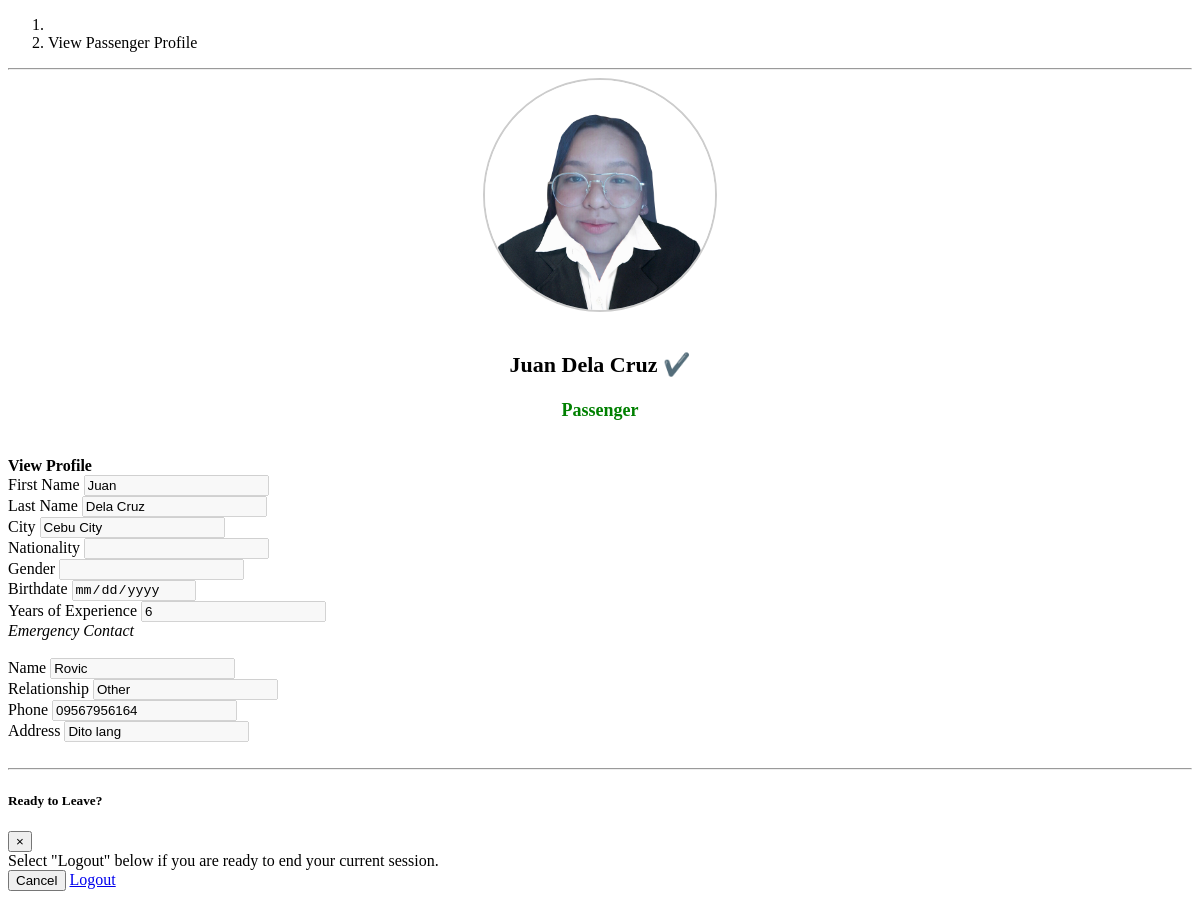
Screenshot of /user/viewPassenger.php?user_id=19 (signed in) with the database file from the repository.
### tables this page shows
CREATE TABLE `user_profile` (
  `user_id` int(11) NOT NULL,
  `profile_photo` varchar(255) DEFAULT NULL,
  `first_name` varchar(30) NOT NULL,
  `middle_name` varchar(30) NOT NULL,
  `last_name` varchar(30) NOT NULL,
  `city_id` int(11) NOT NULL,
  `nationality` varchar(30) NOT NULL,
  `gender` varchar(10) NOT NULL,
  `birthdate` date NOT NULL,
  `email` varchar(50) NOT NULL,
  `password` varchar(255) NOT NULL,
  `ticket_balance` varchar(255) NOT NULL,
  `role` varchar(255) NOT NULL,
  `is_vaxxed` tinyint(1) NOT NULL DEFAULT 0,
  `vax_card` varchar(255) DEFAULT NULL,
  `is_agree` tinyint(1) NOT NULL DEFAULT 1,
  `created_at` timestamp NOT NULL DEFAULT current_timestamp(),
  `updated_at` timestamp NOT NULL DEFAULT current_timestamp() ON UPDATE current_timestamp()
);

CREATE TABLE `city` (
  `city_id` int(11) NOT NULL,
  `city_name` varchar(100) NOT NULL,
  `province` varchar(100) DEFAULT NULL,
  `region` varchar(100) DEFAULT NULL,
  `created_at` timestamp NOT NULL DEFAULT current_timestamp(),
  `updated_at` timestamp NOT NULL DEFAULT current_timestamp() ON UPDATE current_timestamp()
);

CREATE TABLE `driver_identification` (
  `driver_id` int(11) NOT NULL,
  `user_id` int(11) NOT NULL,
  `disability` varchar(50) NOT NULL,
  `pwd_docx` varchar(255) DEFAULT NULL,
  `license_front` varchar(255) NOT NULL,
  `license_back` varchar(255) NOT NULL,
  `license_expiration` date NOT NULL,
  `is_above_60` tinyint(1) NOT NULL,
  `nbi_police_cbi` varchar(255) NOT NULL,
  `cbi_date_issued` date DEFAULT NULL,
  `years_experience` int(2) NOT NULL,
  `consents` tinyint(1) NOT NULL DEFAULT 1,
  `declarations` tinyint(1) NOT NULL DEFAULT 1,
  `driver_stat` varchar(10) NOT NULL DEFAULT 'Pending',
  `created_at` timestamp NOT NULL DEFAULT current_timestamp(),
  `updated_at` timestamp NOT NULL DEFAULT current_timestamp() ON UPDATE current_timestamp()
);

CREATE TABLE `emergency` (
  `emergency_id` int(11) NOT NULL,
  `user_id` int(11) NOT NULL,
  `name` varchar(50) NOT NULL,
  `relationship` varchar(20) NOT NULL,
  `phone` varchar(15) NOT NULL,
  `address` varchar(100) NOT NULL,
  `created_at` timestamp NOT NULL DEFAULT current_timestamp(),
  `updated_at` timestamp NOT NULL DEFAULT current_timestamp() ON UPDATE current_timestamp()
);

### user/viewPassenger.php (the view, shortened to what this page needs)
<?php
include('../db.php');
if (isset($_GET['user_id'])) {
    $userid = $_GET['user_id'];
}
$stmt = $db->prepare("SELECT * FROM user_profile WHERE user_id = ?");
$stmt->bind_param("i", $userid);
$stmt->execute();
$result = $stmt->get_result();
if ($result->num_rows == 1) {
    $row = $result->fetch_assoc();
    $first_name = $row['first_name'];
    $last_name = $row['last_name'];
    $profile_photo = $row['profile_photo'];
    $city_id = $row['city_id'];
    $nationality = $row['nationality'];
    $gender = $row['gender'];
    $birthdate = $row['birthdate'];
    $role = $row['role'];
}
$stmt = $db->prepare("SELECT * FROM city WHERE city_id = ?");
$stmt->bind_param("s", $city_id);
$stmt->execute();
$result = $stmt->get_result();
if ($result->num_rows == 1) {
    $row = $result->fetch_assoc();
    $city_name = $row['city_name'];
}
$stmt = $db->prepare("SELECT * FROM user_identification WHERE user_id = ?");
$stmt->bind_param("s", $userid);
$stmt->execute();
$result = $stmt->get_result();
if ($result->num_rows == 1) {
    $row = $result->fetch_assoc();
    $idtype = $row['identity_type'];
}
?>
<!DOCTYPE html>
<html lang="en">
<link href="vendor/css/user.css" rel="stylesheet">
<body id="page-top">
    <div id="wrapper">
        <div id="content-wrapper">
            <div class="container-fluid">
                <ol class="breadcrumb">
                    <li class="breadcrumb-item">
                    </li>
                    <li class="breadcrumb-item active">View Passenger Profile</li>
                </ol>
                <hr>
                <div class="profile-photo">
                    <?php if (!empty($profile_photo)) { ?>
                        <img src="../assets/img/profile-photo/<?php echo $profile_photo; ?>" alt="Profile Photo" class="photo-preview">
                    <?php } else { ?>
                        <img src="../assets/img/default-profile-photo.jpg" alt="Default Profile Photo" class="photo-preview">
                    <?php } ?>
                </div>
                <br>
                <p class="role" style="font-size: 22px; font-weight: bold;
                                                text-align: center; color: #000;">
                    <?php echo $first_name . " " . $last_name; ?> ✔️
                </p>
                <p class="role" style="font-size: 18px; font-weight: bold;
                                                text-align: center; color: green;">
                    <?php echo $role; ?>
                </p>
                <br>
                <div class="card">
                    <div class="card-header">
                        <b>View Profile</b>
                    </div>
                    <div class="card-body">
                        <form method="POST">
                            <div class="form-group">
                                <label for="first_name">First Name</label>
                                <input type="text" class="form-control disabled-input" value="<?php echo $first_name ?>" name="first_name" disabled><br>
                            </div>
                            <div class="form-group">
                                <label for="last_name">Last Name</label>
                                <input type="text" class="form-control disabled-input" value="<?php echo $last_name ?>" name="last_name" disabled><br>
                            </div>
                            <div class="form-group">
                                <label for="city_name">City</label>
                                <input type="text" class="form-control disabled-input" value="<?php echo $city_name ?>" name="city_name" disabled><br>
                            </div>
                            <div class="form-group">
                                <label for="nationality">Nationality</label>
                                <input type="text" class="form-control disabled-input" value="<?php echo $nationality ?>" name="nationality" disabled><br>
                            </div>
                            <div class="form-group">
                                <label for="gender">Gender</label>
                                <input type="text" class="form-control disabled-input" value="<?php echo $gender ?>" name="gender" disabled><br>
                            </div>
                            <div class="form-group">
                                <label for="birthdate">Birthdate</label>
                                <input type="date" class="form-control disabled-input" value="<?php echo $birthdate ?>" name="birthdate" disabled><br>
                            </div>
                            <?php
                            if ($idtype == "Driver's License") {
                                $stmt = $db->prepare("SELECT * FROM driver_identification WHERE user_id = ?");
                                $stmt->bind_param("s", $userid);
                                $stmt->execute();
                                $result = $stmt->get_result();
                                if ($result->num_rows == 1) {
                                    $row = $result->fetch_assoc();
                                    $years_experience = $row['years_experience'];
                                }
                            ?>
                                <div class="form-group">
                                    <label for="years_experience">Years of Experience</label>
                                    <input type="text" class="form-control disabled-input" value="<?php echo $years_experience ?>" name="years_experience" disabled><br>
                                </div>
                            <?php
                            }
                            ?>
                            <?php
                            $stmt = $db->prepare("SELECT * FROM emergency WHERE user_id = ?");
                            $stmt->bind_param("s", $userid);
                            $stmt->execute();
                            $result = $stmt->get_result();
                            if ($result->num_rows == 1) {
                                $row = $result->fetch_assoc();
                                $name = $row['name'];
                                $relationship = $row['relationship'];
                                $phone = $row['phone'];
                                $address = $row['address'];
                            ?>
                                <em>Emergency Contact</em>
                                <br> <br>
                                <div class="form-group">
                                    <label for="name">Name</label>
                                    <input type="text" class="form-control disabled-input" value="<?php echo $name ?>" name="name" disabled><br>
                                </div>
                                <div class="form-group">
                                    <label for="relationship">Relationship</label>
                                    <input type="text" class="form-control disabled-input" value="<?php echo $relationship ?>" name="relationship" disabled><br>
                                </div>
                                <div class="form-group">
                                    <label for="phone">Phone</label>
                                    <input type="text" class="form-control disabled-input" value="<?php echo $phone ?>" name="phone" disabled><br>
                                </div>
                                <div class="form-group">
                                    <label for="address">Address</label>
                                    <input type="text" class="form-control disabled-input" value="<?php echo $address ?>" name="address" disabled><br>
                                </div>
                            <?php
                            }
                            ?>
                            <br>
                        </form>
                    </div>
                </div>
                <hr>
            </div>
        </div>
        <div class="modal fade" id="logoutModal" tabindex="-1" role="dialog" aria-labelledby="exampleModalLabel" aria-hidden="true">
            <div class="modal-dialog" role="document">
                <div class="modal-content">
                    <div class="modal-header">
                        <h5 class="modal-title" id="exampleModalLabel">Ready to Leave?</h5>
                        <button class="close" type="button" data-dismiss="modal" aria-label="Close">
                            <span aria-hidden="true">×</span>
                        </button>
                    </div>
                    <div class="modal-body">Select "Logout" below if you are ready to end your current session.</div>
                    <div class="modal-footer">
                        <button class="btn btn-secondary" type="button" data-dismiss="modal">Cancel</button>
                        <a class="btn btn-danger" href="../logout.php">Logout</a>
                    </div>
                </div>
            </div>
        </div>
</body>
</html>

### user/viewPassenger.php (style rules this page uses)
.disabled-input { color: black; }

### rows the page displays
user_profile: profile_photo (picture), first_name "Juan", last_name "Dela Cruz", role "Passenger"
city: city_name "Cebu City"
driver_identification: years_experience "6"
emergency: name "Rovic", relationship "Other", phone "09567956164", address "Dito lang"
